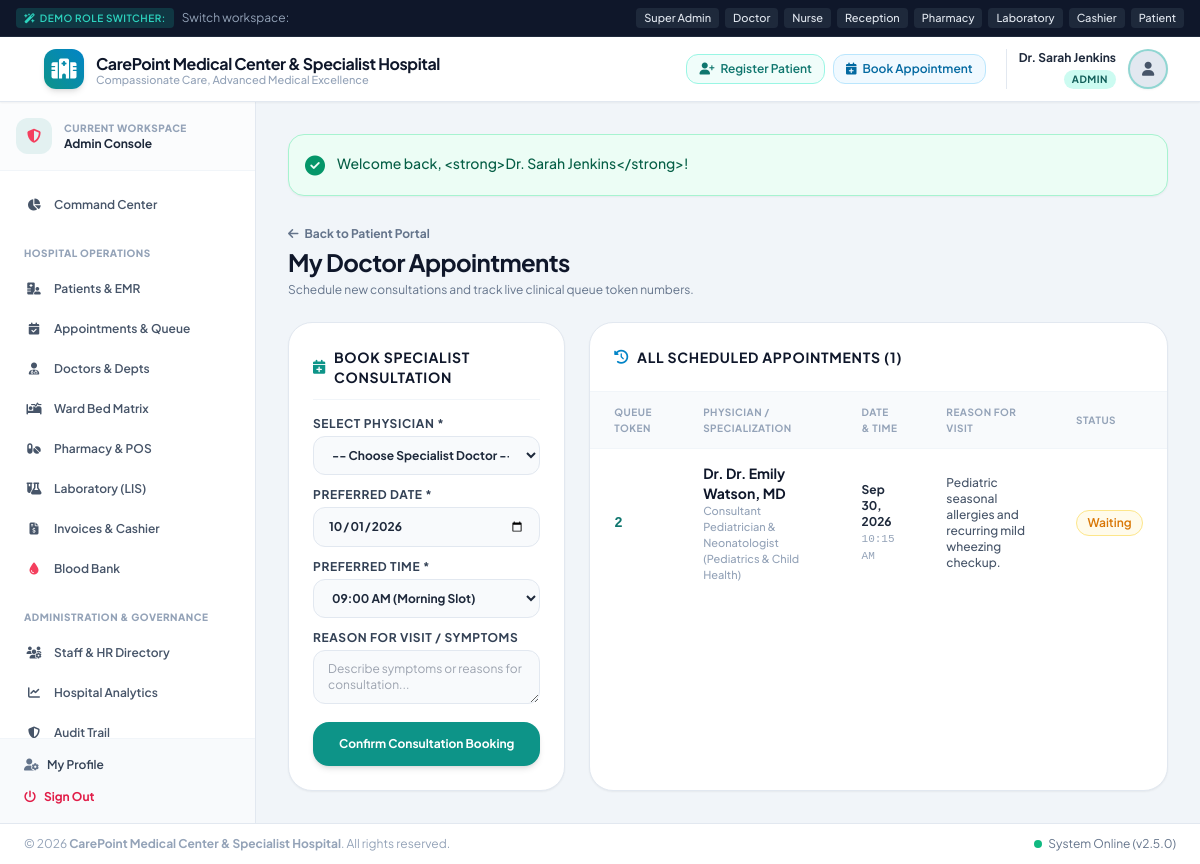
Screenshot of /modules/patient_portal/appointments.php (signed in) with the database file from the repository.
### tables this page shows
CREATE TABLE IF NOT EXISTS `appointments` (
  `id` INT AUTO_INCREMENT PRIMARY KEY,
  `token_number` INT NOT NULL,
  `patient_id` INT NOT NULL,
  `doctor_id` INT NOT NULL,
  `department_id` INT NULL,
  `appointment_date` DATE NOT NULL,
  `appointment_time` TIME NOT NULL,
  `reason` TEXT NULL,
  `status` ENUM('Scheduled', 'Waiting', 'In-Consultation', 'Completed', 'Cancelled') DEFAULT 'Scheduled',
  `created_at` TIMESTAMP DEFAULT CURRENT_TIMESTAMP,
  FOREIGN KEY (`patient_id`) REFERENCES `patients`(`id`) ON DELETE CASCADE,
  FOREIGN KEY (`doctor_id`) REFERENCES `doctors`(`id`) ON DELETE CASCADE
);

CREATE TABLE IF NOT EXISTS `users` (
  `id` INT AUTO_INCREMENT PRIMARY KEY,
  `username` VARCHAR(60) NOT NULL UNIQUE,
  `password_hash` VARCHAR(255) NOT NULL,
  `full_name` VARCHAR(150) NOT NULL,
  `email` VARCHAR(120) NOT NULL UNIQUE,
  `phone` VARCHAR(30) NULL,
  `role` ENUM('admin', 'doctor', 'nurse', 'receptionist', 'pharmacist', 'lab_tech', 'accountant', 'patient') NOT NULL DEFAULT 'patient',
  `avatar` VARCHAR(255) NULL,
  `status` ENUM('active', 'inactive', 'suspended') NOT NULL DEFAULT 'active',
  `created_at` TIMESTAMP DEFAULT CURRENT_TIMESTAMP,
  `updated_at` TIMESTAMP DEFAULT CURRENT_TIMESTAMP ON UPDATE CURRENT_TIMESTAMP
);

CREATE TABLE IF NOT EXISTS `doctors` (
  `id` INT AUTO_INCREMENT PRIMARY KEY,
  `user_id` INT NOT NULL UNIQUE,
  `department_id` INT NOT NULL,
  `specialization` VARCHAR(150) NOT NULL,
  `consultation_fee` DECIMAL(10,2) NOT NULL DEFAULT 50.00,
  `room_no` VARCHAR(30) NULL,
  `experience_years` INT DEFAULT 5,
  `bio` TEXT NULL,
  `schedule_days` VARCHAR(100) DEFAULT 'Mon,Tue,Wed,Thu,Fri',
  `schedule_time_start` TIME DEFAULT '09:00:00',
  `schedule_time_end` TIME DEFAULT '17:00:00',
  `status` ENUM('active', 'on_leave', 'inactive') DEFAULT 'active',
  `created_at` TIMESTAMP DEFAULT CURRENT_TIMESTAMP,
  FOREIGN KEY (`user_id`) REFERENCES `users`(`id`) ON DELETE CASCADE,
  FOREIGN KEY (`department_id`) REFERENCES `departments`(`id`) ON DELETE RESTRICT
);

CREATE TABLE IF NOT EXISTS `departments` (
  `id` INT AUTO_INCREMENT PRIMARY KEY,
  `name` VARCHAR(100) NOT NULL,
  `description` TEXT NULL,
  `icon` VARCHAR(50) DEFAULT 'fa-stethoscope',
  `status` ENUM('active', 'inactive') DEFAULT 'active',
  `created_at` TIMESTAMP DEFAULT CURRENT_TIMESTAMP
);

### config/helpers.php (called while the page is built, shortened)
<?php
function e(?string $string): string {
    return htmlspecialchars($string ?? '', ENT_QUOTES, 'UTF-8');
}
function formatDate(?string $dateString, string $format = 'M d, Y'): string {
    try {
        $dt = new DateTime($dateString);
        return $dt->format($format);
    } catch (Exception $e) {
        return $dateString;
    }
}

### modules/patient_portal/appointments.php (the view, shortened to what this page needs)
<?php
require_once __DIR__ . '/../../includes/header.php';
$pdo = Database::getConnection();
$patientId = $_SESSION['patient_id'] ?? null;
if (!$patientId) {
    $firstPat = $pdo->query("SELECT id FROM patients LIMIT 1")->fetch();
    $patientId = $firstPat['id'] ?? 1;
}
$stmt = $pdo->prepare("SELECT a.*, u.full_name as doctor_name, d.specialization, d.consultation_fee, dep.name as dept_name
                       FROM appointments a
                       JOIN doctors d ON a.doctor_id = d.id
                       JOIN users u ON d.user_id = u.id
                       JOIN departments dep ON d.department_id = dep.id
                       WHERE a.patient_id = ?
                       ORDER BY a.appointment_date DESC, a.appointment_time ASC");
$stmt->execute([$patientId]);
$appointments = $stmt->fetchAll();
?>
<div class="space-y-6">
    <div class="flex flex-col sm:flex-row sm:items-center sm:justify-between gap-4">
        <div>
            <a href="index.php" class="text-xs text-slate-500 hover:text-teal-600 font-bold inline-flex items-center mb-1">
                <i class="fa-solid fa-arrow-left mr-1.5"></i> Back to Patient Portal
            </a>
            <h1 class="text-2xl font-bold text-slate-900 tracking-tight">My Doctor Appointments</h1>
            <p class="text-xs text-slate-500 mt-1">Schedule new consultations and track live clinical queue token numbers.</p>
        </div>
    </div>
    <div class="grid grid-cols-1 lg:grid-cols-3 gap-6">
        <div class="bg-white rounded-3xl p-6 border border-slate-200 shadow-sm space-y-4 h-fit">
            <h3 class="text-sm font-bold text-slate-900 uppercase tracking-wider flex items-center border-b border-slate-100 pb-3">
                <i class="fa-solid fa-calendar-plus text-teal-600 mr-2"></i> Book Specialist Consultation
            </h3>
            <form method="POST" action="" class="space-y-3">
                <div>
                    <label class="block text-xs font-bold text-slate-700 uppercase tracking-wider mb-1">Select Physician *</label>
                    <select name="doctor_id" required class="w-full px-3.5 py-2.5 bg-slate-50 border border-slate-200 rounded-xl text-xs font-bold focus:ring-2 focus:ring-teal-500 focus:bg-white focus:outline-none">
                        <option value="">-- Choose Specialist Doctor --</option>
                    </select>
                </div>
                <div>
                    <label class="block text-xs font-bold text-slate-700 uppercase tracking-wider mb-1">Preferred Date *</label>
                    <input type="date" name="appointment_date" min="<?= date('Y-m-d') ?>" value="<?= date('Y-m-d', strtotime('+1 day')) ?>" required class="w-full px-3.5 py-2.5 bg-slate-50 border border-slate-200 rounded-xl text-xs font-bold focus:ring-2 focus:ring-teal-500 focus:bg-white focus:outline-none">
                </div>
                <div>
                    <label class="block text-xs font-bold text-slate-700 uppercase tracking-wider mb-1">Preferred Time *</label>
                    <select name="appointment_time" class="w-full px-3.5 py-2.5 bg-slate-50 border border-slate-200 rounded-xl text-xs font-bold focus:ring-2 focus:ring-teal-500 focus:bg-white focus:outline-none">
                        <option value="09:00:00">09:00 AM (Morning Slot)</option>
                    </select>
                </div>
                <div>
                    <label class="block text-xs font-bold text-slate-700 uppercase tracking-wider mb-1">Reason for Visit / Symptoms</label>
                    <textarea name="reason" rows="2" placeholder="Describe symptoms or reasons for consultation..." class="w-full px-3.5 py-2.5 bg-slate-50 border border-slate-200 rounded-xl text-xs focus:ring-2 focus:ring-teal-500 focus:bg-white focus:outline-none"></textarea>
                </div>
                <button type="submit" class="w-full py-3.5 bg-teal-600 hover:bg-teal-700 text-white font-bold rounded-2xl text-xs shadow-md transition transform hover:-translate-y-0.5">
                    Confirm Consultation Booking
                </button>
            </form>
        </div>
        <div class="lg:col-span-2 bg-white rounded-3xl border border-slate-200 shadow-sm overflow-hidden">
            <div class="p-6 border-b border-slate-100 flex items-center justify-between">
                <h3 class="text-sm font-bold text-slate-900 uppercase tracking-wider flex items-center">
                    <i class="fa-solid fa-clock-rotate-left text-sky-600 mr-2"></i> All Scheduled Appointments (<?= count($appointments) ?>)
                </h3>
            </div>
            <div class="overflow-x-auto">
                <table class="w-full text-left text-xs text-slate-600">
                    <thead class="bg-slate-50 text-slate-400 font-bold uppercase text-[10px] tracking-wider border-b border-slate-100">
                        <tr>
                            <th class="py-3 px-6">Queue Token</th>
                            <th class="py-3 px-6">Physician / Specialization</th>
                            <th class="py-3 px-6">Date & Time</th>
                            <th class="py-3 px-6">Reason for Visit</th>
                            <th class="py-3 px-6">Status</th>
                        </tr>
                    </thead>
                    <tbody class="divide-y divide-slate-100 font-medium">
                        <?php if (!empty($appointments)): ?>
                            <?php foreach ($appointments as $ap): ?>
                                <tr class="hover:bg-slate-50 transition">
                                    <td class="py-3.5 px-6 font-mono font-bold text-teal-700 text-sm">
                                        <?= e($ap['token_number']) ?>
                                    </td>
                                    <td class="py-3.5 px-6">
                                        <strong class="text-slate-900 text-sm block">Dr. <?= e($ap['doctor_name']) ?></strong>
                                        <span class="text-[11px] text-slate-400"><?= e($ap['specialization']) ?> (<?= e($ap['dept_name']) ?>)</span>
                                    </td>
                                    <td class="py-3.5 px-6">
                                        <span class="font-bold text-slate-800 block"><?= formatDate($ap['appointment_date']) ?></span>
                                        <span class="text-[11px] text-slate-400 font-mono"><?= date('h:i A', strtotime($ap['appointment_time'])) ?></span>
                                    </td>
                                    <td class="py-3.5 px-6 text-slate-600">
                                        <?= e($ap['reason'] ?: 'Routine Health Review') ?>
                                    </td>
                                    <td class="py-3.5 px-6">
                                        <span class="badge <?= $ap['status'] === 'Completed' ? 'badge-success' : ($ap['status'] === 'Waiting' ? 'badge-warning' : 'badge-primary') ?>">
                                            <?= e($ap['status']) ?>
                                        </span>
                                    </td>
                                </tr>
                            <?php endforeach; ?>
                        <?php else: ?>
                            <tr>
                                <td colspan="5" class="text-center py-10 text-slate-400">No appointments scheduled.</td>
                            </tr>
                        <?php endif; ?>
                    </tbody>
                </table>
            </div>
        </div>
    </div>
</div>
<?php require_once __DIR__ . '/../../includes/footer.php'; ?>

### assets/css/style.css (style rules this page uses)
body { font-family: 'Plus Jakarta Sans', -apple-system, BlinkMacSystemFont, "Segoe UI", Roboto, sans-serif; color: #1e293b; background-color: #f8fafc; }
.badge { display: inline-flex; align-items: center; padding: 0.25rem 0.65rem; font-size: 0.75rem; font-weight: 600; border-radius: 9999px; }
.badge-warning { background-color: #fffbeb; color: #d97706; border: 1px solid #fde68a; }

### rows the page displays
appointments: token_number "2", users.full_name "Dr. Emily Watson, MD", doctor.specialization "Consultant Pediatrician & Neonatologist", department.name "Pediatrics & Child Health", appointment_date "Sep 30, 2026", appointment_time "10:15 AM", reason "Pediatric seasonal allergies and recurring mild wheezing checkup.", status "Waiting"

### other values shown
$hospitalName "CarePoint Medical Center & Specialist Hospital"
$hospitalTagline "Compassionate Care, Advanced Medical Excellence"
$user['name'] "Dr. Sarah Jenkins"
$user['role'] "ADMIN"
$userRole "Admin"
$flash['message'] "Welcome back, <strong>Dr. Sarah Jenkins</strong>!"
count($appointments) "1"
getSetting('hospital_name', DEFAULT_HOSPITAL_NAME) "CarePoint Medical Center & Specialist Hospital"
APP_VERSION "2.5.0"
